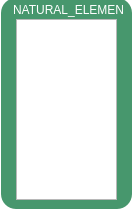
<?xml version="1.0" encoding="UTF-8"?>
<ui version="4.0">
 <class>Element</class>
 <widget class="QWidget" name="Element">
  <property name="geometry">
   <rect>
    <x>0</x>
    <y>0</y>
    <width>132</width>
    <height>209</height>
   </rect>
  </property>
  <property name="acceptDrops">
   <bool>true</bool>
  </property>
  <property name="windowTitle">
   <string>Form</string>
  </property>
  <property name="styleSheet">
   <string notr="true">QWidget#Element{ background-color: transparent;}
QFrame#frame{ background-color: rgba(21,122,69,200); border-radius: 15px; }</string>
  </property>
  <widget class="QFrame" name="frame">
   <property name="geometry">
    <rect>
     <x>1</x>
     <y>-2</y>
     <width>131</width>
     <height>211</height>
    </rect>
   </property>
   <property name="frameShape">
    <enum>QFrame::StyledPanel</enum>
   </property>
   <property name="frameShadow">
    <enum>QFrame::Raised</enum>
   </property>
   <widget class="QLabel" name="label">
    <property name="geometry">
     <rect>
      <x>12</x>
      <y>2</y>
      <width>111</width>
      <height>20</height>
     </rect>
    </property>
    <property name="text">
     <string>&lt;html&gt;&lt;head/&gt;&lt;body&gt;&lt;p&gt;&lt;span style=&quot; color:#ffffff;&quot;&gt;NATURAL_ELEMENTS:&lt;/span&gt;&lt;/p&gt;&lt;/body&gt;&lt;/html&gt;</string>
    </property>
   </widget>
   <widget class="QListWidget" name="ElementListWidget">
    <property name="geometry">
     <rect>
      <x>15</x>
      <y>21</y>
      <width>101</width>
      <height>181</height>
     </rect>
    </property>
    <property name="mouseTracking">
     <bool>true</bool>
    </property>
   </widget>
  </widget>
 </widget>
 <resources/>
 <connections/>
</ui>
